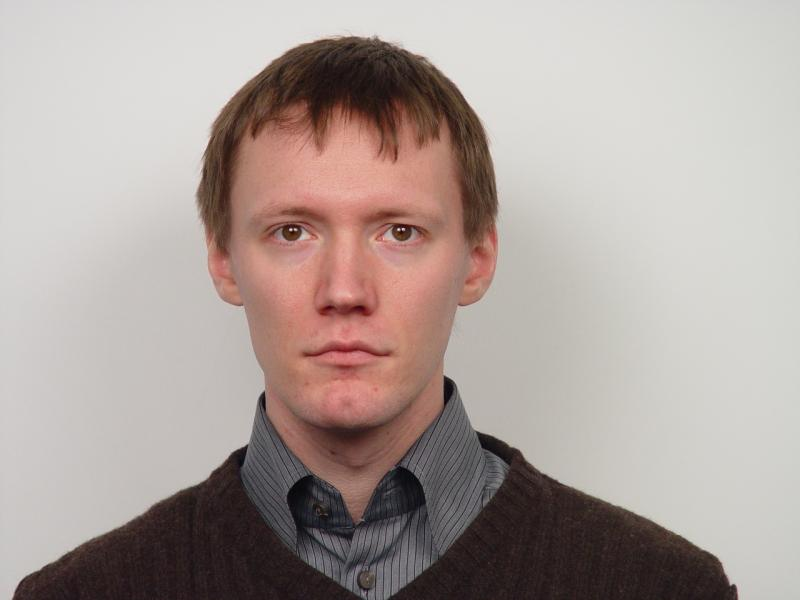
#> input picture Images_processing/MyOpenCV/face.jpg, 800 x 600 px, found by its file name
$ python Second_OpenCV.py
#> lines starting #> are read from the running program, lines starting #| are printed output that depends on the picture; after the words box and inside, x2 and y2 are one past the last pixel; in counts of white or black regions, pixels touching at a corner belong together
import cv2

orginal_image = cv2.imread('Images_processing/MyOpenCV/face.jpg')
#> orginal_image is the input picture: shape (600, 800, 3); mean B, G, R 155.2, 160, 172.3
# [14 lines of commented-out code are left out]

output_image = orginal_image.copy()
cv2.rectangle(output_image,(150,70),(280,170),(0,0,255),3)
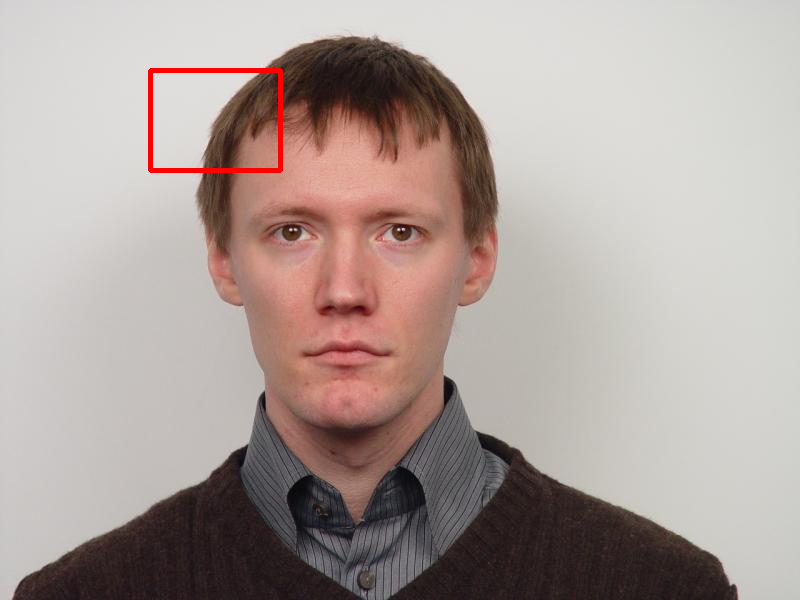
#> output_image: shape (600, 800, 3); 0.48% of pixels changed, all inside (x1, y1, x2, y2) = (148, 68, 283, 173)
cv2.imshow('Drawing',output_image)

cv2.waitKey(0)
cv2.destroyAllWindows()
